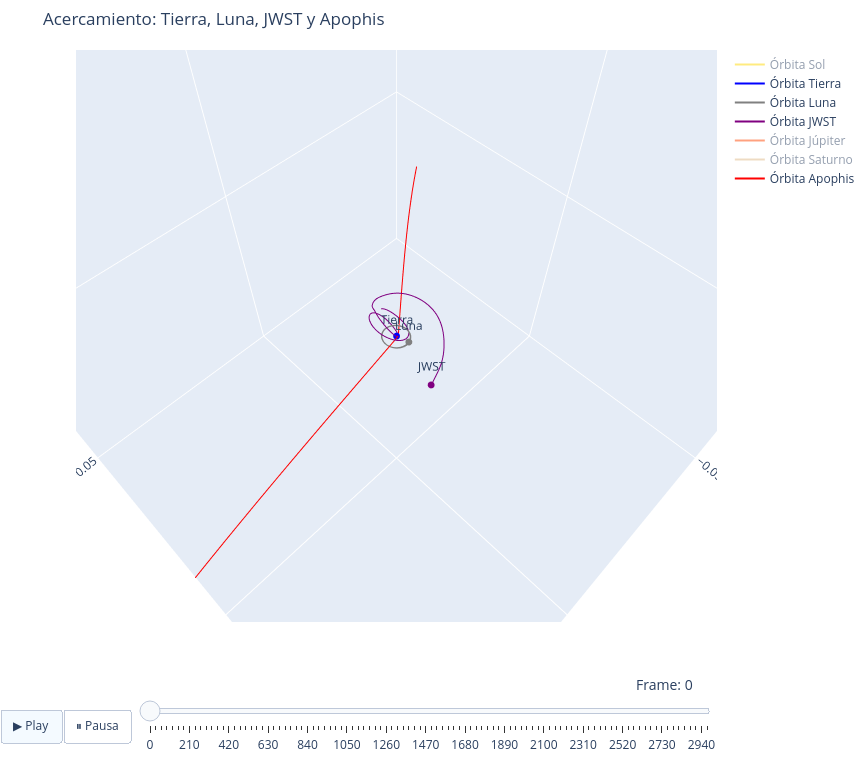

The notebook cell saved with this chart:
### Code cell
import plotly.graph_objects as go
import numpy as np

# Nombres en el mismo orden exacto en el que los agregaste arriba a `sim`
nombres = ['Sol', 'Tierra', 'Luna', 'JWST', 'Júpiter', 'Saturno', 'Apophis']
colores_planetas = ['#FFD700', 'blue', 'gray', 'purple', '#FF4500', '#DEB887', '#FF0000']

# Para esta visualización centrada en la tierra usaremos un zoom manual
# En lugar de recalcularlo desde Apophis que podría estar super lejos (distorsionando la velocidad aparente)
limite = 0.05  # Limite fijo para enfocar bien Cislunar + JWST

paso_frame = max(1, N_pasos // 100) # Reducimos cantidad de frames para mejorar rendimiento

# ------------------- Configuración para los gráficos ------------------------------

layout_base = dict(
    width=860, height=760,
    margin=dict(l=0, r=0, b=0, t=50),
    scene=dict(
        xaxis=dict(title="X [AU]", range=[-limite, limite]),
        yaxis=dict(title="Y [AU]", range=[-limite, limite]),
        zaxis=dict(title="Z [AU]", range=[-limite, limite]),
        # Es vital fijar aspectmode a 'cube' para que las órbitas no se distorsionen ni se aplasten
        aspectmode='cube',
        camera=dict(
            eye=dict(x=0.5, y=0.5, z=1) # El zoom lo ampliamos para que la caja 3D sea visible
        )
    ),
    updatemenus=[dict(
        type='buttons',
        direction="left",
        pad={"r": 10, "t": 87},
        showactive=True,
        x=0.1,
        xanchor="right",
        y=0,
        yanchor="top",
        buttons=[
            dict(label='▶ Play',
                method='animate',
                args=[None, dict(frame=dict(duration=40, redraw=True), 
                                fromcurrent=True, mode='immediate', transition=dict(duration=0))]), 
            dict(label='⏸ Pausa',
                method='animate',
                args=[[None], dict(frame=dict(duration=0, redraw=True),
                                    mode='immediate', transition=dict(duration=0))])
        ]
    )],
    sliders=[dict(
        active=0,
        yanchor="top",
        xanchor="left",
        currentvalue=dict(
            font=dict(size=14),
            prefix="Frame: ",
            visible=True,
            xanchor="right"
        ),
        transition=dict(duration=0), 
        pad=dict(b=10, t=50),
        len=0.9,
        x=0.1,
        y=0,
        steps=[dict(method='animate',
                    args=[[str(fi)], dict(mode='immediate',
                                        frame=dict(duration=0, redraw=True), transition=dict(duration=0))], 
                    label=str(fi))
            for fi in range(0, N_pasos, paso_frame)] 
    )]
)

# Trazo inicial: primero las órbitas y luego la animación de los cuerpos
trazos_base = []

# Primero agregamos las órbitas completas estáticas para los 7 cuerpos
for i in range(7):
    # Ocultamos la trayectoria del Sol, Júpiter y Saturno por defecto para no ensutiar el acercamiento
    # Pueden encenderse dando clic en la leyenda, pero aquí enfocamos en Apophis
    visible_val = True if i in [1, 2, 3, 6] else 'legendonly'
    
    trazos_base.append(
        go.Scatter3d(
            x=x_inis[i], 
            y=y_inis[i], 
            z=z_inis[i],
            mode='lines',
            line=dict(color=colores_planetas[i], width=2),
            name=f'Órbita {nombres[i]}',
            visible=visible_val
        )
    )

# Luego agregamos la burbuja inicial estática (animable)
# IMPORTANTE: Plotly indexa cada trazo. Hemos agregado 7 trazos de líneas (órbitas).
# Por tanto, este trazo de los marcadores ocupará SÓLO el índice 7.
trazos_base.append(
    go.Scatter3d(
        x=[x_inis[i][0] for i in range(7)],
        y=[y_inis[i][0] for i in range(7)],
        z=[z_inis[i][0] for i in range(7)],
        mode='markers+text',
        text=nombres, textposition="top center",
        marker=dict(size=4, color=colores_planetas),
        showlegend=False
    )
)

# Animación del sistema solar SÓLO inyectando cambios al trazo de índice 7
fig1 = go.Figure(
    data=trazos_base,
    frames=[go.Frame(
        name=str(k),
        data=[
            go.Scatter3d(
                x=[x_inis[i][k] for i in range(7)],
                y=[y_inis[i][k] for i in range(7)],
                z=[z_inis[i][k] for i in range(7)]
            )
        ],
        traces=[7]
    ) for k in range(0, N_pasos, paso_frame)]
)

fig1.update_layout(**layout_base)
fig1.update_layout(title="Acercamiento: Tierra, Luna, JWST y Apophis")
fig1.show()

### Figure 1 — Plotly figure (JSON) as saved in the notebook; plotly's stock layout.template omitted (floating-point values rounded to 4 significant figures; data arrays with more than 128 entries replaced by an {"elided": "..."} marker saying what was removed)
{"data": [{"line": {"color": "#FFD700", "width": 2}, "mode": "lines", "name": "Órbita Sol", "type": "scatter3d", "visible": "legendonly", "x": {"elided": "3000 float values"}, "y": {"elided": "3000 float values"}, "z": {"elided": "3000 float values"}}, {"line": {"color": "blue", "width": 2}, "mode": "lines", "name": "Órbita Tierra", "type": "scatter3d", "visible": true, "x": {"elided": "3000 int values"}, "y": {"elided": "3000 int values"}, "z": {"elided": "3000 int values"}}, {"line": {"color": "gray", "width": 2}, "mode": "lines", "name": "Órbita Luna", "type": "scatter3d", "visible": true, "x": {"elided": "3000 float values"}, "y": {"elided": "3000 float values"}, "z": {"elided": "3000 float values"}}, {"line": {"color": "purple", "width": 2}, "mode": "lines", "name": "Órbita JWST", "type": "scatter3d", "visible": true, "x": {"elided": "3000 float values"}, "y": {"elided": "3000 float values"}, "z": {"elided": "3000 float values"}}, {"line": {"color": "#FF4500", "width": 2}, "mode": "lines", "name": "Órbita Júpiter", "type": "scatter3d", "visible": "legendonly", "x": {"elided": "3000 float values"}, "y": {"elided": "3000 float values"}, "z": {"elided": "3000 float values"}}, {"line": {"color": "#DEB887", "width": 2}, "mode": "lines", "name": "Órbita Saturno", "type": "scatter3d", "visible": "legendonly", "x": {"elided": "3000 float values"}, "y": {"elided": "3000 float values"}, "z": {"elided": "3000 float values"}}, {"line": {"color": "#FF0000", "width": 2}, "mode": "lines", "name": "Órbita Apophis", "type": "scatter3d", "visible": true, "x": {"elided": "3000 float values"}, "y": {"elided": "3000 float values"}, "z": {"elided": "3000 float values"}}, {"marker": {"color": ["#FFD700", "blue", "gray", "purple", "#FF4500", "#DEB887", "#FF0000"], "size": 4}, "mode": "markers+text", "showlegend": false, "text": ["Sol", "Tierra", "Luna", "JWST", "Júpiter", "Saturno", "Apophis"], "textposition": "top center", "type": "scatter3d", "x": [0.1783, 0, -0.0006185, 0.002332, -5.101, 7.259, -0.3668], "y": [-0.967, 0, 0.002439, 0.01071, -2.33, 4.901, -0.05356], "z": [6.306e-05, 0, -2.844e-06, -0.001468, 0.1238, -0.384, -0.06159]}], "layout": {"height": 760, "margin": {"b": 0, "l": 0, "r": 0, "t": 50}, "scene": {"aspectmode": "cube", "camera": {"eye": {"x": 0.5, "y": 0.5, "z": 1}}, "xaxis": {"range": [-0.05, 0.05], "title": {"text": "X [AU]"}}, "yaxis": {"range": [-0.05, 0.05], "title": {"text": "Y [AU]"}}, "zaxis": {"range": [-0.05, 0.05], "title": {"text": "Z [AU]"}}}, "sliders": [{"active": 0, "currentvalue": {"font": {"size": 14}, "prefix": "Frame: ", "visible": true, "xanchor": "right"}, "len": 0.9, "pad": {"b": 10, "t": 50}, "steps": [{"args": [["0"], {"frame": {"duration": 0, "redraw": true}, "mode": "immediate", "transition": {"duration": 0}}], "label": "0", "method": "animate"}, {"args": [["30"], {"frame": {"duration": 0, "redraw": true}, "mode": "immediate", "transition": {"duration": 0}}], "label": "30", "method": "animate"}, {"args": [["60"], {"frame": {"duration": 0, "redraw": true}, "mode": "immediate", "transition": {"duration": 0}}], "label": "60", "method": "animate"}, {"args": [["90"], {"frame": {"duration": 0, "redraw": true}, "mode": "immediate", "transition": {"duration": 0}}], "label": "90", "method": "animate"}, {"args": [["120"], {"frame": {"duration": 0, "redraw": true}, "mode": "immediate", "transition": {"duration": 0}}], "label": "120", "method": "animate"}, {"args": [["150"], {"frame": {"duration": 0, "redraw": true}, "mode": "immediate", "transition": {"duration": 0}}], "label": "150", "method": "animate"}, {"args": [["180"], {"frame": {"duration": 0, "redraw": true}, "mode": "immediate", "transition": {"duration": 0}}], "label": "180", "method": "animate"}, {"args": [["210"], {"frame": {"duration": 0, "redraw": true}, "mode": "immediate", "transition": {"duration": 0}}], "label": "210", "method": "animate"}, {"args": [["240"], {"frame": {"duration": 0, "redraw": true}, "mode": "immediate", "transition": {"duration": 0}}], "label": "240", "method": "animate"}, {"args": [["270"], {"frame": {"duration": 0, "redraw": true}, "mode": "immediate", "transition": {"duration": 0}}], "label": "270", "method": "animate"}, {"args": [["300"], {"frame": {"duration": 0, "redraw": true}, "mode": "immediate", "transition": {"duration": 0}}], "label": "300", "method": "animate"}, {"args": [["330"], {"frame": {"duration": 0, "redraw": true}, "mode": "immediate", "transition": {"duration": 0}}], "label": "330", "method": "animate"}, {"args": [["360"], {"frame": {"duration": 0, "redraw": true}, "mode": "immediate", "transition": {"duration": 0}}], "label": "360", "method": "animate"}, {"args": [["390"], {"frame": {"duration": 0, "redraw": true}, "mode": "immediate", "transition": {"duration": 0}}], "label": "390", "method": "animate"}, {"args": [["420"], {"frame": {"duration": 0, "redraw": true}, "mode": "immediate", "transition": {"duration": 0}}], "label": "420", "method": "animate"}, {"args": [["450"], {"frame": {"duration": 0, "redraw": true}, "mode": "immediate", "transition": {"duration": 0}}], "label": "450", "method": "animate"}, {"args": [["480"], {"frame": {"duration": 0, "redraw": true}, "mode": "immediate", "transition": {"duration": 0}}], "label": "480", "method": "animate"}, {"args": [["510"], {"frame": {"duration": 0, "redraw": true}, "mode": "immediate", "transition": {"duration": 0}}], "label": "510", "method": "animate"}, {"args": [["540"], {"frame": {"duration": 0, "redraw": true}, "mode": "immediate", "transition": {"duration": 0}}], "label": "540", "method": "animate"}, {"args": [["570"], {"frame": {"duration": 0, "redraw": true}, "mode": "immediate", "transition": {"duration": 0}}], "label": "570", "method": "animate"}, {"args": [["600"], {"frame": {"duration": 0, "redraw": true}, "mode": "immediate", "transition": {"duration": 0}}], "label": "600", "method": "animate"}, {"args": [["630"], {"frame": {"duration": 0, "redraw": true}, "mode": "immediate", "transition": {"duration": 0}}], "label": "630", "method": "animate"}, {"args": [["660"], {"frame": {"duration": 0, "redraw": true}, "mode": "immediate", "transition": {"duration": 0}}], "label": "660", "method": "animate"}, {"args": [["690"], {"frame": {"duration": 0, "redraw": true}, "mode": "immediate", "transition": {"duration": 0}}], "label": "690", "method": "animate"}, {"args": [["720"], {"frame": {"duration": 0, "redraw": true}, "mode": "immediate", "transition": {"duration": 0}}], "label": "720", "method": "animate"}, {"args": [["750"], {"frame": {"duration": 0, "redraw": true}, "mode": "immediate", "transition": {"duration": 0}}], "label": "750", "method": "animate"}, {"args": [["780"], {"frame": {"duration": 0, "redraw": true}, "mode": "immediate", "transition": {"duration": 0}}], "label": "780", "method": "animate"}, {"args": [["810"], {"frame": {"duration": 0, "redraw": true}, "mode": "immediate", "transition": {"duration": 0}}], "label": "810", "method": "animate"}, {"args": [["840"], {"frame": {"duration": 0, "redraw": true}, "mode": "immediate", "transition": {"duration": 0}}], "label": "840", "method": "animate"}, {"args": [["870"], {"frame": {"duration": 0, "redraw": true}, "mode": "immediate", "transition": {"duration": 0}}], "label": "870", "method": "animate"}, {"args": [["900"], {"frame": {"duration": 0, "redraw": true}, "mode": "immediate", "transition": {"duration": 0}}], "label": "900", "method": "animate"}, {"args": [["930"], {"frame": {"duration": 0, "redraw": true}, "mode": "immediate", "transition": {"duration": 0}}], "label": "930", "method": "animate"}, {"args": [["960"], {"frame": {"duration": 0, "redraw": true}, "mode": "immediate", "transition": {"duration": 0}}], "label": "960", "method": "animate"}, {"args": [["990"], {"frame": {"duration": 0, "redraw": true}, "mode": "immediate", "transition": {"duration": 0}}], "label": "990", "method": "animate"}, {"args": [["1020"], {"frame": {"duration": 0, "redraw": true}, "mode": "immediate", "transition": {"duration": 0}}], "label": "1020", "method": "animate"}, {"args": [["1050"], {"frame": {"duration": 0, "redraw": true}, "mode": "immediate", "transition": {"duration": 0}}], "label": "1050", "method": "animate"}, {"args": [["1080"], {"frame": {"duration": 0, "redraw": true}, "mode": "immediate", "transition": {"duration": 0}}], "label": "1080", "method": "animate"}, {"args": [["1110"], {"frame": {"duration": 0, "redraw": true}, "mode": "immediate", "transition": {"duration": 0}}], "label": "1110", "method": "animate"}, {"args": [["1140"], {"frame": {"duration": 0, "redraw": true}, "mode": "immediate", "transition": {"duration": 0}}], "label": "1140", "method": "animate"}, {"args": [["1170"], {"frame": {"duration": 0, "redraw": true}, "mode": "immediate", "transition": {"duration": 0}}], "label": "1170", "method": "animate"}, {"args": [["1200"], {"frame": {"duration": 0, "redraw": true}, "mode": "immediate", "transition": {"duration": 0}}], "label": "1200", "method": "animate"}, {"args": [["1230"], {"frame": {"duration": 0, "redraw": true}, "mode": "immediate", "transition": {"duration": 0}}], "label": "1230", "method": "animate"}, {"args": [["1260"], {"frame": {"duration": 0, "redraw": true}, "mode": "immediate", "transition": {"duration": 0}}], "label": "1260", "method": "animate"}, {"args": [["1290"], {"frame": {"duration": 0, "redraw": true}, "mode": "immediate", "transition": {"duration": 0}}], "label": "1290", "method": "animate"}, {"args": [["1320"], {"frame": {"duration": 0, "redraw": true}, "mode": "immediate", "transition": {"duration": 0}}], "label": "1320", "method": "animate"}, {"args": [["1350"], {"frame": {"duration": 0, "redraw": true}, "mode": "immediate", "transition": {"duration": 0}}], "label": "1350", "method": "animate"}, {"args": [["1380"], {"frame": {"duration": 0, "redraw": true}, "mode": "immediate", "transition": {"duration": 0}}], "label": "1380", "method": "animate"}, {"args": [["1410"], {"frame": {"duration": 0, "redraw": true}, "mode": "immediate", "transition": {"duration": 0}}], "label": "1410", "method": "animate"}, {"args": [["1440"], {"frame": {"duration": 0, "redraw": true}, "mode": "immediate", "transition": {"duration": 0}}], "label": "1440", "method": "animate"}, {"args": [["1470"], {"frame": {"duration": 0, "redraw": true}, "mode": "immediate", "transition": {"duration": 0}}], "label": "1470", "method": "animate"}, {"args": [["1500"], {"frame": {"duration": 0, "redraw": true}, "mode": "immediate", "transition": {"duration": 0}}], "label": "1500", "method": "animate"}, {"args": [["1530"], {"frame": {"duration": 0, "redraw": true}, "mode": "immediate", "transition": {"duration": 0}}], "label": "1530", "method": "animate"}, {"args": [["1560"], {"frame": {"duration": 0, "redraw": true}, "mode": "immediate", "transition": {"duration": 0}}], "label": "1560", "method": "animate"}, {"args": [["1590"], {"frame": {"duration": 0, "redraw": true}, "mode": "immediate", "transition": {"duration": 0}}], "label": "1590", "method": "animate"}, {"args": [["1620"], {"frame": {"duration": 0, "redraw": true}, "mode": "immediate", "transition": {"duration": 0}}], "label": "1620", "method": "animate"}, {"args": [["1650"], {"frame": {"duration": 0, "redraw": true}, "mode": "immediate", "transition": {"duration": 0}}], "label": "1650", "method": "animate"}, {"args": [["1680"], {"frame": {"duration": 0, "redraw": true}, "mode": "immediate", "transition": {"duration": 0}}], "label": "1680", "method": "animate"}, {"args": [["1710"], {"frame": {"duration": 0, "redraw": true}, "mode": "immediate", "transition": {"duration": 0}}], "label": "1710", "method": "animate"}, {"args": [["1740"], {"frame": {"duration": 0, "redraw": true}, "mode": "immediate", "transition": {"duration": 0}}], "label": "1740", "method": "animate"}, {"args": [["1770"], {"frame": {"duration": 0, "redraw": true}, "mode": "immediate", "transition": {"duration": 0}}], "label": "1770", "method": "animate"}, {"args": [["1800"], {"frame": {"duration": 0, "redraw": true}, "mode": "immediate", "transition": {"duration": 0}}], "label": "1800", "method": "animate"}, {"args": [["1830"], {"frame": {"duration": 0, "redraw": true}, "mode": "immediate", "transition": {"duration": 0}}], "label": "1830", "method": "animate"}, {"args": [["1860"], {"frame": {"duration": 0, "redraw": true}, "mode": "immediate", "transition": {"duration": 0}}], "label": "1860", "method": "animate"}, {"args": [["1890"], {"frame": {"duration": 0, "redraw": true}, "mode": "immediate", "transition": {"duration": 0}}], "label": "1890", "method": "animate"}, {"args": [["1920"], {"frame": {"duration": 0, "redraw": true}, "mode": "immediate", "transition": {"duration": 0}}], "label": "1920", "method": "animate"}, {"args": [["1950"], {"frame": {"duration": 0, "redraw": true}, "mode": "immediate", "transition": {"duration": 0}}], "label": "1950", "method": "animate"}, {"args": [["1980"], {"frame": {"duration": 0, "redraw": true}, "mode": "immediate", "transition": {"duration": 0}}], "label": "1980", "method": "animate"}, {"args": [["2010"], {"frame": {"duration": 0, "redraw": true}, "mode": "immediate", "transition": {"duration": 0}}], "label": "2010", "method": "animate"}, {"args": [["2040"], {"frame": {"duration": 0, "redraw": true}, "mode": "immediate", "transition": {"duration": 0}}], "label": "2040", "method": "animate"}, {"args": [["2070"], {"frame": {"duration": 0, "redraw": true}, "mode": "immediate", "transition": {"duration": 0}}], "label": "2070", "method": "animate"}, {"args": [["2100"], {"frame": {"duration": 0, "redraw": true}, "mode": "immediate", "transition": {"duration": 0}}], "label": "2100", "method": "animate"}, {"args": [["2130"], {"frame": {"duration": 0, "redraw": true}, "mode": "immediate", "transition": {"duration": 0}}], "label": "2130", "method": "animate"}, {"args": [["2160"], {"frame": {"duration": 0, "redraw": true}, "mode": "immediate", "transition": {"duration": 0}}], "label": "2160", "method": "animate"}, {"args": [["2190"], {"frame": {"duration": 0, "redraw": true}, "mode": "immediate", "transition": {"duration": 0}}], "label": "2190", "method": "animate"}, {"args": [["2220"], {"frame": {"duration": 0, "redraw": true}, "mode": "immediate", "transition": {"duration": 0}}], "label": "2220", "method": "animate"}, {"args": [["2250"], {"frame": {"duration": 0, "redraw": true}, "mode": "immediate", "transition": {"duration": 0}}], "label": "2250", "method": "animate"}, {"args": [["2280"], {"frame": {"duration": 0, "redraw": true}, "mode": "immediate", "transition": {"duration": 0}}], "label": "2280", "method": "animate"}, {"args": [["2310"], {"frame": {"duration": 0, "redraw": true}, "mode": "immediate", "transition": {"duration": 0}}], "label": "2310", "method": "animate"}, {"args": [["2340"], {"frame": {"duration": 0, "redraw": true}, "mode": "immediate", "transition": {"duration": 0}}], "label": "2340", "method": "animate"}, {"args": [["2370"], {"frame": {"duration": 0, "redraw": true}, "mode": "immediate", "transition": {"duration": 0}}], "label": "2370", "method": "animate"}, {"args": [["2400"], {"frame": {"duration": 0, "redraw": true}, "mode": "immediate", "transition": {"duration": 0}}], "label": "2400", "method": "animate"}, {"args": [["2430"], {"frame": {"duration": 0, "redraw": true}, "mode": "immediate", "transition": {"duration": 0}}], "label": "2430", "method": "animate"}, {"args": [["2460"], {"frame": {"duration": 0, "redraw": true}, "mode": "immediate", "transition": {"duration": 0}}], "label": "2460", "method": "animate"}, {"args": [["2490"], {"frame": {"duration": 0, "redraw": true}, "mode": "immediate", "transition": {"duration": 0}}], "label": "2490", "method": "animate"}, {"args": [["2520"], {"frame": {"duration": 0, "redraw": true}, "mode": "immediate", "transition": {"duration": 0}}], "label": "2520", "method": "animate"}, {"args": [["2550"], {"frame": {"duration": 0, "redraw": true}, "mode": "immediate", "transition": {"duration": 0}}], "label": "2550", "method": "animate"}, {"args": [["2580"], {"frame": {"duration": 0, "redraw": true}, "mode": "immediate", "transition": {"duration": 0}}], "label": "2580", "method": "animate"}, {"args": [["2610"], {"frame": {"duration": 0, "redraw": true}, "mode": "immediate", "transition": {"duration": 0}}], "label": "2610", "method": "animate"}, {"args": [["2640"], {"frame": {"duration": 0, "redraw": true}, "mode": "immediate", "transition": {"duration": 0}}], "label": "2640", "method": "animate"}, {"args": [["2670"], {"frame": {"duration": 0, "redraw": true}, "mode": "immediate", "transition": {"duration": 0}}], "label": "2670", "method": "animate"}, {"args": [["2700"], {"frame": {"duration": 0, "redraw": true}, "mode": "immediate", "transition": {"duration": 0}}], "label": "2700", "method": "animate"}, {"args": [["2730"], {"frame": {"duration": 0, "redraw": true}, "mode": "immediate", "transition": {"duration": 0}}], "label": "2730", "method": "animate"}, {"args": [["2760"], {"frame": {"duration": 0, "redraw": true}, "mode": "immediate", "transition": {"duration": 0}}], "label": "2760", "method": "animate"}, {"args": [["2790"], {"frame": {"duration": 0, "redraw": true}, "mode": "immediate", "transition": {"duration": 0}}], "label": "2790", "method": "animate"}, {"args": [["2820"], {"frame": {"duration": 0, "redraw": true}, "mode": "immediate", "transition": {"duration": 0}}], "label": "2820", "method": "animate"}, {"args": [["2850"], {"frame": {"duration": 0, "redraw": true}, "mode": "immediate", "transition": {"duration": 0}}], "label": "2850", "method": "animate"}, {"args": [["2880"], {"frame": {"duration": 0, "redraw": true}, "mode": "immediate", "transition": {"duration": 0}}], "label": "2880", "method": "animate"}, {"args": [["2910"], {"frame": {"duration": 0, "redraw": true}, "mode": "immediate", "transition": {"duration": 0}}], "label": "2910", "method": "animate"}, {"args": [["2940"], {"frame": {"duration": 0, "redraw": true}, "mode": "immediate", "transition": {"duration": 0}}], "label": "2940", "method": "animate"}, {"args": [["2970"], {"frame": {"duration": 0, "redraw": true}, "mode": "immediate", "transition": {"duration": 0}}], "label": "2970", "method": "animate"}], "transition": {"duration": 0}, "x": 0.1, "xanchor": "left", "y": 0, "yanchor": "top"}], "title": {"text": "Acercamiento: Tierra, Luna, JWST y Apophis"}, "updatemenus": [{"buttons": [{"args": [null, {"frame": {"duration": 40, "redraw": true}, "fromcurrent": true, "mode": "immediate", "transition": {"duration": 0}}], "label": "▶ Play", "method": "animate"}, {"args": [[null], {"frame": {"duration": 0, "redraw": true}, "mode": "immediate", "transition": {"duration": 0}}], "label": "⏸ Pausa", "method": "animate"}], "direction": "left", "pad": {"r": 10, "t": 87}, "showactive": true, "type": "buttons", "x": 0.1, "xanchor": "right", "y": 0, "yanchor": "top"}], "width": 860}}
